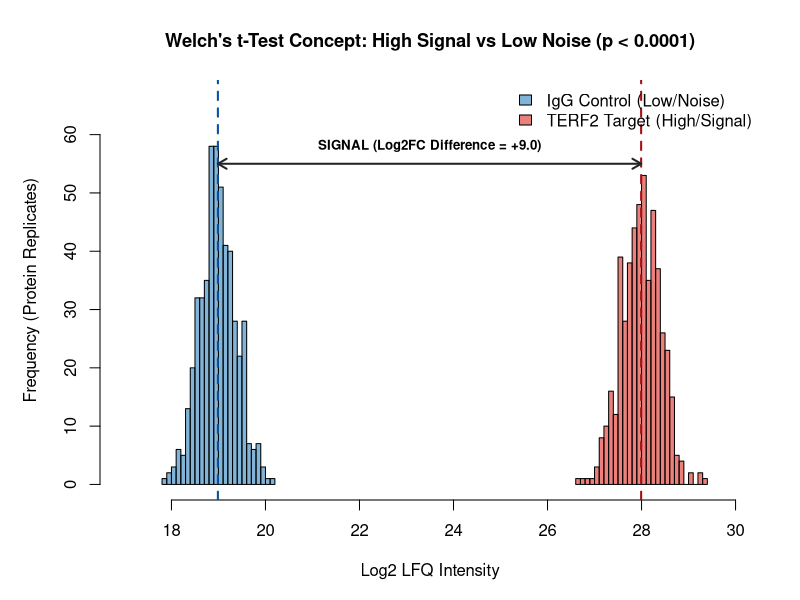

Generate this figure with R:
png("/home/himanshu/.gemini/antigravity-ide/brain/d6303ffc-29ea-4fc1-9499-09d29b4a7ebc/signal_to_noise_concept.png", width=2200, height=1500, res=300)
par(mar=c(5, 5, 4, 2), bg="#ffffff")

set.seed(42)
igg <- rnorm(500, mean=19.0, sd=0.4)
trf2 <- rnorm(500, mean=28.0, sd=0.4)

h1 <- hist(igg, plot=FALSE, breaks=30)
h2 <- hist(trf2, plot=FALSE, breaks=30)

plot(h1, col=rgb(0.19, 0.51, 0.74, 0.6), xlim=c(17, 30), ylim=c(0, max(h1$counts, h2$counts)*1.15),
     main="Welch's t-Test Concept: High Signal vs Low Noise (p < 0.0001)",
     xlab="Log2 LFQ Intensity", ylab="Frequency (Protein Replicates)",
     cex.main=1.1, cex.lab=1.0)
plot(h2, col=rgb(0.87, 0.18, 0.15, 0.6), add=TRUE)

abline(v=mean(igg), col="#08519c", lty=2, lwd=2)
abline(v=mean(trf2), col="#a50f15", lty=2, lwd=2)

arrows(x0=mean(igg), y0=55, x1=mean(trf2), y1=55, code=3, length=0.1, lwd=2, col="#252525")
text(x=(mean(igg)+mean(trf2))/2, y=58, labels="SIGNAL (Log2FC Difference = +9.0)", font=2, cex=0.8)

legend("topright", legend=c("IgG Control (Low/Noise)", "TERF2 Target (High/Signal)"),
       fill=c(rgb(0.19, 0.51, 0.74, 0.6), rgb(0.87, 0.18, 0.15, 0.6)), bty="n")

dev.off()
cat("Concept diagram created cleanly in R!\n")
